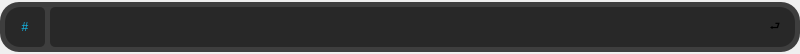
<?xml version="1.0" encoding="UTF-8"?>
<ui version="4.0">
 <class>AddNewWindow</class>
 <widget class="QMainWindow" name="AddNewWindow">
  <property name="geometry">
   <rect>
    <x>0</x>
    <y>0</y>
    <width>800</width>
    <height>54</height>
   </rect>
  </property>
  <property name="windowTitle">
   <string>MainWindow</string>
  </property>
  <widget class="QWidget" name="centralwidget">
   <layout class="QGridLayout" name="gridLayout_2">
    <property name="leftMargin">
     <number>0</number>
    </property>
    <property name="topMargin">
     <number>0</number>
    </property>
    <property name="rightMargin">
     <number>0</number>
    </property>
    <property name="bottomMargin">
     <number>0</number>
    </property>
    <property name="spacing">
     <number>0</number>
    </property>
    <item row="0" column="0">
     <widget class="QFrame" name="frame">
      <property name="maximumSize">
       <size>
        <width>16777215</width>
        <height>50</height>
       </size>
      </property>
      <property name="styleSheet">
       <string notr="true">.QFrame {
	border-radius: 19;
	background-color: #3E3E3E;
}</string>
      </property>
      <property name="frameShape">
       <enum>QFrame::StyledPanel</enum>
      </property>
      <property name="frameShadow">
       <enum>QFrame::Raised</enum>
      </property>
      <layout class="QGridLayout" name="gridLayout">
       <property name="leftMargin">
        <number>5</number>
       </property>
       <property name="topMargin">
        <number>5</number>
       </property>
       <property name="rightMargin">
        <number>5</number>
       </property>
       <property name="bottomMargin">
        <number>5</number>
       </property>
       <property name="horizontalSpacing">
        <number>5</number>
       </property>
       <property name="verticalSpacing">
        <number>0</number>
       </property>
       <item row="0" column="0">
        <widget class="QLabel" name="l_newId">
         <property name="minimumSize">
          <size>
           <width>40</width>
           <height>40</height>
          </size>
         </property>
         <property name="maximumSize">
          <size>
           <width>40</width>
           <height>40</height>
          </size>
         </property>
         <property name="styleSheet">
          <string notr="true">.QLabel {
	border-top-left-radius: 15;
	border-top-right-radius: 5;
	border-bottom-right-radius: 5;
	border-bottom-left-radius: 15;
	background-color: #282828;
	color: #13B7E7;
}</string>
         </property>
         <property name="text">
          <string>#</string>
         </property>
         <property name="alignment">
          <set>Qt::AlignCenter</set>
         </property>
        </widget>
       </item>
       <item row="0" column="1">
        <widget class="QFrame" name="inputWrapper">
         <property name="styleSheet">
          <string notr="true">#inputWrapper {
	background-color: #282828;
	border-top-left-radius: 5;
	border-top-right-radius: 15;
	border-bottom-right-radius: 15;
	border-bottom-left-radius: 5;
}</string>
         </property>
         <property name="frameShape">
          <enum>QFrame::StyledPanel</enum>
         </property>
         <property name="frameShadow">
          <enum>QFrame::Raised</enum>
         </property>
         <layout class="QHBoxLayout" name="horizontalLayout">
          <property name="spacing">
           <number>5</number>
          </property>
          <property name="leftMargin">
           <number>5</number>
          </property>
          <property name="topMargin">
           <number>0</number>
          </property>
          <property name="rightMargin">
           <number>0</number>
          </property>
          <property name="bottomMargin">
           <number>0</number>
          </property>
          <item>
           <widget class="QLineEdit" name="i_toDoInput">
            <property name="minimumSize">
             <size>
              <width>0</width>
              <height>40</height>
             </size>
            </property>
            <property name="font">
             <font>
              <pointsize>16</pointsize>
             </font>
            </property>
            <property name="styleSheet">
             <string notr="true">.QLineEdit {
	color: #13B7E7;
	line-height: 40;
	background-color: transparent;
	border: none;
}</string>
            </property>
           </widget>
          </item>
          <item>
           <widget class="QLabel" name="l_enterIcon">
            <property name="minimumSize">
             <size>
              <width>40</width>
              <height>40</height>
             </size>
            </property>
            <property name="font">
             <font>
              <family>.Apple Color Emoji UI</family>
             </font>
            </property>
            <property name="text">
             <string>⮐</string>
            </property>
            <property name="alignment">
             <set>Qt::AlignCenter</set>
            </property>
           </widget>
          </item>
         </layout>
        </widget>
       </item>
      </layout>
     </widget>
    </item>
   </layout>
  </widget>
 </widget>
 <resources/>
 <connections/>
</ui>
